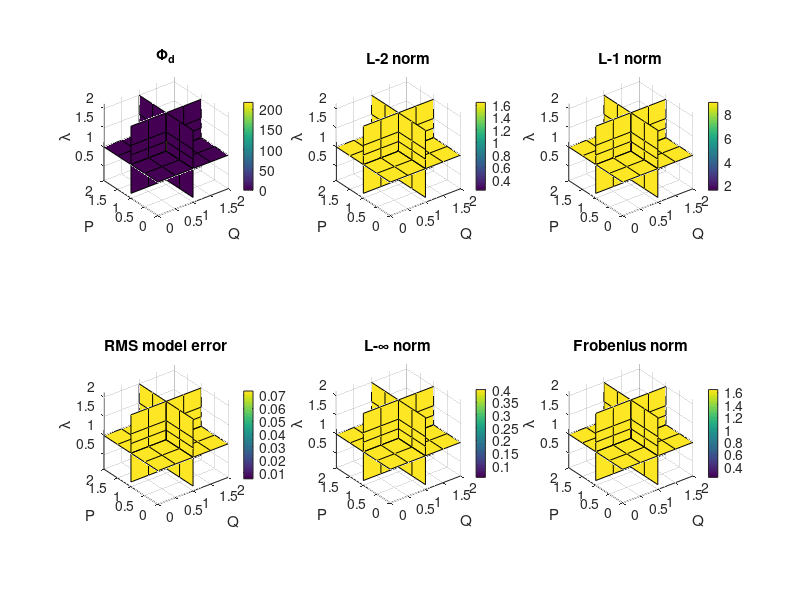

Recreate this plot in MATLAB. (Note: this script raises an error after producing the figure.)
clear all
close all

% Final results is in np,nq,nl,mcell format
%% Plot in this format:
%           Q
%          ^
%         /
%        /
%       / _ _ _ _ p
%       |
%       |
%       |
%       |
%       lambda (+ up)
%
%% Load results and set up axis vectors
addpath sliceomatic/
addpath data/
load model
load 2Dresults.mat

model=m;
np = length(pvec);
nq = length(qvec);
nl = length(lvec);


%% Calculate model norm
L2 = zeros(np,nq,nl);
RMS = zeros(np,nq,nl);
L1 = zeros(np,nq,nl);
Lfro = zeros(np,nq,nl);
Linf = zeros(np,nq,nl);
RMS = zeros(np,nq,nl);
phid = zeros(np,nq,nl);
for ip = 1:np
   for iq = 1:nq
      for il = 1:nl
         rec = finalmodels(ip,iq,il,:);
         rec = rec(:);
         % Norms:
         L2(ip,iq,il) = norm((rec - model),2);
         RMS(ip,iq,il) = sqrt(sum(rec - model).^2/length(model));
         L1(ip,iq,il) = norm((rec - model),1);
         Lfro(ip,iq,il) = norm((rec - model),'fro');
         Linf(ip,iq,il) = norm((rec - model),Inf);
         % Phid:
         phid(ip,iq,il) = finalphid(ip,iq,il);
      end
   end
end

[p,q,l] = meshgrid(qvec,pvec,lvec);

%% Plot results:
figure(1)
subplot(2,3,1)
slice(p,q,l,phid,1,1,1)
title('\Phi_d');
xlabel('Q');
zlabel('\lambda');
ylabel('P');
axis equal
axis tight
colorbar

subplot(2,3,2)
slice(p,q,l,L2,1,1,1)
title('L-2 norm');
xlabel('Q');
zlabel('\lambda');
ylabel('P');
axis equal
axis tight
colorbar

subplot(2,3,3)
slice(p,q,l,L1,1,1,1)
title('L-1 norm');
xlabel('Q');
zlabel('\lambda');
ylabel('P');
axis equal
axis tight
colorbar

subplot(2,3,4)
slice(p,q,l,RMS,1,1,1)
title('RMS model error');
xlabel('Q');
zlabel('\lambda');
ylabel('P');
axis equal
axis tight
colorbar

subplot(2,3,5)
slice(p,q,l,Linf,1,1,1)
title('L-\infty norm');
xlabel('Q');
zlabel('\lambda');
ylabel('P');
axis equal
axis tight
colorbar

subplot(2,3,6)
slice(p,q,l,Lfro,1,1,1)
title('Frobenius norm');
xlabel('Q');
zlabel('\lambda');
ylabel('P');
axis equal
axis tight
colorbar

%% Can also use slicomatic:
sliceomatic(L2,pvec,qvec,lvec);caxis([0 2])